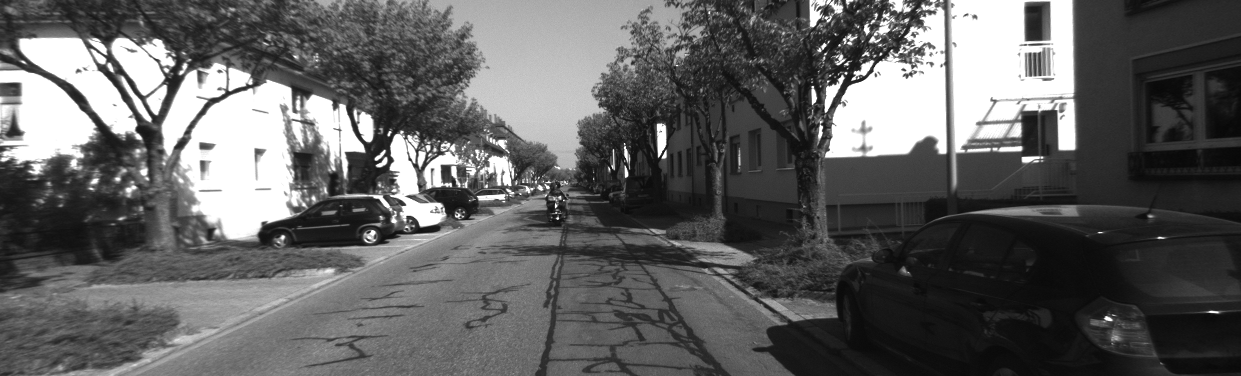
#> input picture Week 9 Visual odometry/Week 9 project/left/0000000005.png, 1241 x 376 px, given in place of 0000000000.png, which was not available
$ jupyter execute --allow-errors 'weekly project.ipynb'   (Python 2 division)   (text cells are left out)
#> lines starting #> are read from the running program, lines starting #| are printed output that depends on the picture; pictures that were not available may be replaced by others from this repository, and a replacement may not be noted
### Week 9 Visual odometry/Week 9 project/helpers.py
import numpy as np
import cv2 as cv2
from numpy.linalg import inv, pinv
import matplotlib.pyplot as plt
import time as t

def getK():
    return np.array([[7.188560e+02, 0.000000e+00, 6.071928e+02],
                     [0, 7.188560e+02, 1.852157e+02],
                     [0, 0, 1]])

def getTruePose():
    file = '00.txt'
    return np.genfromtxt(file, delimiter=' ', dtype=None)

def getLeftImage(i):
#> called with i = 0
    return cv2.imread('left/{0:010d}.png'.format(i), 0)
#> returned value is the input picture: shape (376, 1241); min 8, max 255, mean 96.5

def getRightImage(i):
#> called with i = 0
    return cv2.imread('right/{0:010d}.png'.format(i), 0)
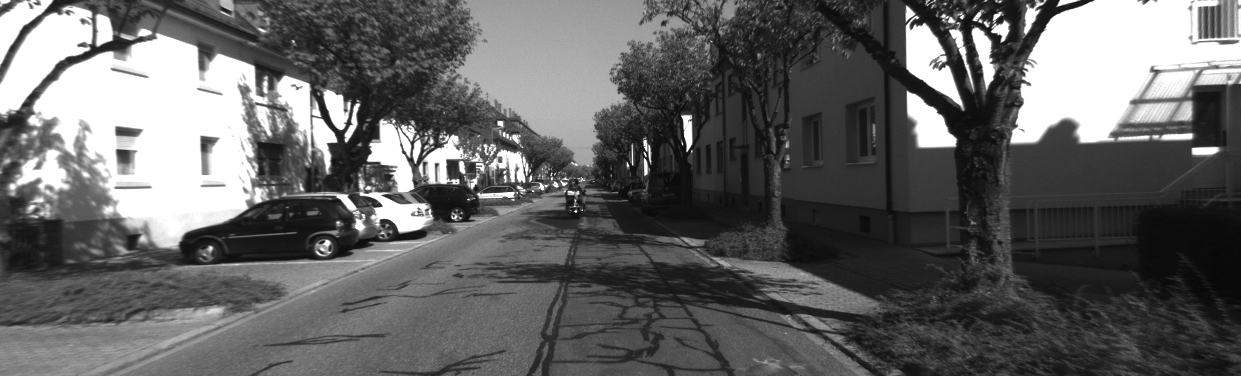
#> input picture Week 9 Visual odometry/Week 9 project/left/0000000011.png, 1241 x 376 px, given in place of 0000000000.png, which was not available
#> returned value is the input picture: shape (376, 1241); min 8, max 255, mean 99.3

# [15 lines left out: function removeDuplicate, not called in this run]

### Week 9 Visual odometry/Week 9 project/weekly project.ipynb
[cell 1]
import numpy as np
import cv2 as cv2
from numpy.linalg import inv, pinv
import matplotlib.pyplot as plt
import time as t
from helpers import *

[cell 2]
def extract_keypoints_SIFT(img1, img2, K, baseline, verbose=False):
    """
    use SIFT to detect keypoint features and match between images.
    Includes a Lowes ratio test to improve performance.

    params:
        - img1, img2: images to match.
        - K: projection matrices for images
        - baseline: base translation between cameras.

    returns:
        - initial landmark points.
        - corresponding 2D points in img1.
    """
#> called with K = array of shape (3, 3), baseline = 0.54, verbose = True
    # SURF IS DEAD! :(
    #surf = cv2.xfeatures2d.SURF_create()

    # 1 SIFT
    sift = cv2.SIFT_create()
    kp1, des1 = sift.detectAndCompute(img1, None)
#> kp1 = 3416 keypoints; strongest (x, y, size): (557, 218, 1.8), (556, 206, 1.9), (854, 79, 2.3), (824, 46, 3)
    kp2, des2 = sift.detectAndCompute(img2, None)
#> kp2 = 3050 keypoints; strongest (x, y, size): (1003, 30, 9.4), (931, 131, 25.4), (996, 16, 3.7), (1030, 15, 9.6)

    # 2 KNN match with two (best and second best)
    bf = cv2.BFMatcher()
    matches = bf.knnMatch(des1, des2, k=2)
#> matches = 3416 matches

    # 3 Ratio test!
    kp1_indexes = []
    kp2_indexes = []
    good_matches= []
    for m,n in matches:
        if m.distance < 0.70*n.distance:
            good_matches.append([m])
            kp1_indexes.append(m.queryIdx)
            kp2_indexes.append(m.trainIdx)
#> after the loop, good_matches = 302 matches; kp1_indexes = 302 values from 35 to 3350; kp2_indexes = 302 values, max 3044 at index 301, min 10 at index 2, mean 1497.6

    ## 4 extract the keypoints of the "good" matches
    kp1 = np.asarray(kp1)
    kp2 = np.asarray(kp2)
    match_points1 = [p.pt for p in kp1[kp1_indexes]]
#> match_points1 = 302 pairs, first value 21 to 1049.3, second value 11.23 to 349.4
    match_points2 = [p.pt for p in kp2[kp2_indexes]]
#> match_points2 = 302 pairs, first value 12.58 to 1232.4, second value 19.85 to 368.4

    p1 = np.array(match_points1).astype(np.float32)
#> p1 has the same summary as match_points1
    p2 = np.array(match_points2).astype(np.float32)
#> p2 has the same summary as match_points2

    ##############################
    ##### Do Triangulation #######
    ##############################
    #project the feature points to 3D with triangulation

    #projection matrix for Left and Right Image
    M_left = K.dot(np.hstack((np.eye(3), np.zeros((3, 1)))))
    M_rght = K.dot(np.hstack((np.eye(3), np.array([[-baseline, 0, 0]]).T)))
    P = cv2.triangulatePoints(M_left, M_rght, p1.T, p2.T)

    # Normalize homogeneous coordinates (P->Nx4  [N,4] is the normalizer/scale)
    P = P / P[3]
    land_points = P[:3]
    if verbose:
        print("no. matches", len(matches))
#| no. matches 3416
        print("Good matches:", len(good_matches))
#| Good matches: 302

        print("Landmark points", land_points.T.shape)
#| Landmark points (302, 3)
        print("Reference points", p1.shape)
#| Reference points (302, 2)
        verbose_img = cv2.drawMatchesKnn(img1, kp1, img2, kp2, good_matches[:50],None,flags=cv2.DrawMatchesFlags_NOT_DRAW_SINGLE_POINTS)
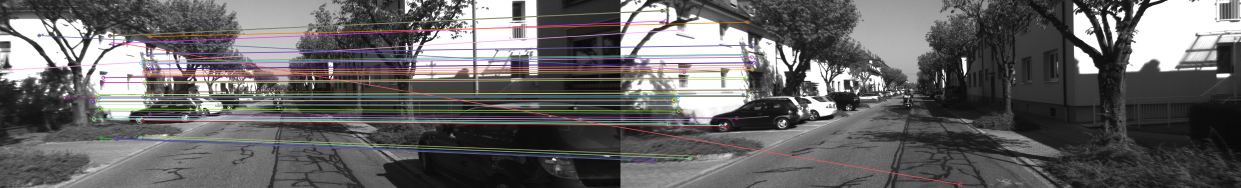
#> verbose_img: shape (376, 2482, 3) (shown at 1/2 size); mean of channels 0, 1, 2 100.3, 100.1, 101.7; drawn as B, G, R

        plt.figure(figsize=(15, 15));
        plt.title("50 first Reference points and matches")
        plt.imshow(verbose_img)
        plt.scatter(p1[:, 0], p1[:, 1], c="red", s=3)
        plt.show()
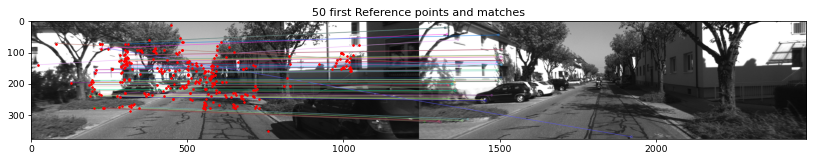
#> figure drawn by matplotlib, 1 panel

        fig, axs = plt.subplots(nrows=1, ncols=2, figsize=(15, 4))
        axs[0].set_title("2D points")
        axs[0].scatter(p1[:, 0], p1[:, 1], c="red", s=2)
        axs[0].scatter(p2[:, 0], p2[:, 1], c="blue", s=2)
        axs[0].invert_yaxis()

        axs[1].set_title("Landmark points")
        axs[1].scatter(land_points[0, :], land_points[1, :], s=2)
        axs[1].invert_yaxis()
        axs[1].set_xlim(-20,20)


    return land_points.T, p1

[cell 3]
left_img = getLeftImage(0)
right_img = getRightImage(0)
K = getK()
baseline = 0.54

landmark_3D, reference_2D = extract_keypoints_SIFT(left_img, right_img, K, baseline, verbose=True)
#> landmark_3D = 302 rows, first 8: [2.96, 0.431, -3.6], [2.16, 0.319, -2.92], [-2.23, 0.0446, 3.34], [-2.47, 0.105, 4.2], [-2.46, 0.334, 4.22], [-2.56, 0.041, 4.43], [-2.59, 0.0932, 4.49], [-2.55, 0.238, 4.43]; reference_2D has the same summary as match_points1 in extract_keypoints_SIFT
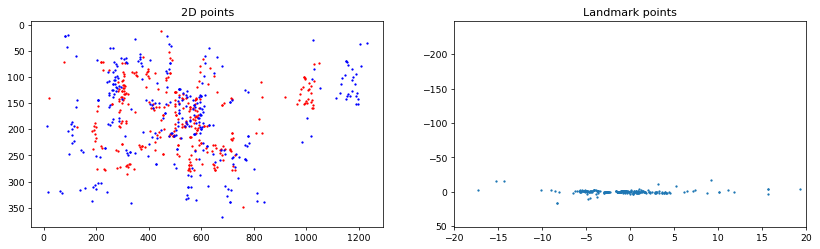
#> figure drawn by matplotlib, 2 panels

[cell 4]
def featureTracking(prev_img, next_img, prev_points, world_points):
    """
    Use OpenCVs sparse optical flow matching to find the prev_points from the prev_img in the next_img = next_points.
    All points that could not be matched will be removed from "prev-points" and "world-points".
    """
    params = dict(winSize=(21, 21), # Window size of LK
                 maxLevel=3,
                 criteria=(cv2.TERM_CRITERIA_EPS | cv2.TERM_CRITERIA_COUNT, 30, 0.01))

    # 1 Sparse optical flow: using LK (Lucas Kanada)
    next_points, status, _ = cv2.calcOpticalFlowPyrLK(prev_img, next_img, prev_points, None, **params)

    # 2 Remove points that was not detected by both images, from 2D and 3D!
    good_indexes = np.where(np.any(status==1, axis=1))[0]
    next_points = next_points[good_indexes, :]
    world_points = world_points[good_indexes, :]
    prev_points = prev_points[good_indexes, :]

    return world_points, prev_points, next_points

[cell 5]
def playImageSequence(left_img, right_img, K):

    baseline = 0.54 # translation between first two images!

    ##### ################################# #######
    ##### Get 3D points Using Triangulation #######
    ##### #########################################
    """
    Implement step 1.2 and 1.3
    Store the features in 'reference_2D' and the 3D points (landmarks) in 'landmark_3D'
    """
    landmark_3D, reference_2D = extract_keypoints_SIFT(left_img, right_img, K, baseline)
#> reference_2D has the same summary as match_points1 in extract_keypoints_SIFT

    # reference
    reference_img = left_img

    # Groundtruth for plot
    truePose = getTruePose()
    traj = np.zeros((600, 600, 3), dtype=np.uint8)
    maxError = 0

    # The original camerar projection matrix is in zero coords.
    old_transform = np.hstack((np.eye(3), np.zeros((3, 1))))
    M_old = K.dot(old_transform)


    for i in range(1, 1400):
        '''
        step (2.1) - capture a new image
        '''
        print('image: ', i)
        curImage = getLeftImage(i)
        #curImage_R = getRightImage(i) # In 2D-3D we only need one new frame

        ##### ############################################################# #######
        ##### Calculate 2D and 3D feature correspndances in t=T-1, and t=T  #######
        ##### #####################################################################
        """
        TODO Match old and new 2D points. Remove unmatchable points from 2D and 3D lists.
        """
        landmark_3D, reference_2D, tracked_2Dpoints = featureTracking(reference_img,
                                                                      curImage,
                                                                      reference_2D,
                                                                      landmark_3D)

        ##### ################################# #######
        ##### Calculate relative pose using PNP #######
        ##### #########################################
        """
        Implement step 2.3)
        TODO Use PNP RANSAC to estimate R, t based on new matches and new 2D points
        """
        _, rvec, tvec, _ = cv2.solvePnPRansac(landmark_3D, tracked_2Dpoints, K, distCoeffs=None)

        ##### ####################################################### #######
        ##### Get Pose and Tranformation Matrix in world coordionates #######
        ##### ###############################################################
        rot, _ = cv2.Rodrigues(rvec)
        tvec = -rot.T.dot(tvec)  # coordinate transformation, from camera to world. What is the XYZ of the camera wrt World

        inv_transform = np.hstack((rot.T, tvec))  # inverse transform. A tranform projecting points from the camera frame to the world frame
        """NB: Now, the inv_transforms holds a transformation from cam1-->cam2 in 'world coordinates'.'"""

        ##### ################################# #######
        ##### Get 3D points Using Triangulation #######
        ##### #########################################
        # re-obtain the 3D points
        """
        Implement step 2.4)
        """
        # Find completely new keypoints!
        # 1 SIFT
        sift = cv2.SIFT_create()
        kp1, des1 = sift.detectAndCompute(reference_img, None)
        kp2, des2 = sift.detectAndCompute(curImage, None)

        # 2 KNN match with two (best and second best)
        bf = cv2.BFMatcher()
        matches = bf.knnMatch(des1, des2, k=2)

        # 3 Ratio test!
        kp1_indexes = []
        kp2_indexes = []
        for m,n in matches:
            if m.distance < 0.70*n.distance:
                kp1_indexes.append(m.queryIdx)
                kp2_indexes.append(m.trainIdx)

        # 4 extract the keypoints of the "good" matches
        kp1 = np.asarray(kp1)
        kp2 = np.asarray(kp2)
        match_points1 = [p.pt for p in kp1[kp1_indexes]]
        match_points2 = [p.pt for p in kp2[kp2_indexes]]

        old_2D = np.array(match_points1).astype(np.float32)
        new_2D = np.array(match_points2).astype(np.float32)

        #################
        ###Triangulate###
        #################
        M_new = K.dot(np.hstack((rot, tvec))) # Projection matrix for new image
        P = cv2.triangulatePoints(M_old, M_new, old_2D.T, new_2D.T)

        # Update
        landmark_3D_new = -P[:3] / P[3]
        reference_2D_new = new_2D.copy()


        print(np.median(P))
        print(np.median(landmark_3D))
        print(np.median(landmark_3D_new))


        #################
        ###Triangulate###
        #################

        #Project the points from camera to world coordinates
        reference_2D = reference_2D_new.astype('float32')
        #landmark_3D_new = inv_transform@np.vstack((landmark_3D_new, np.ones((1, landmark_3D_new.shape[1]))))
        landmark_3D = landmark_3D_new.T.copy()

        ##### ####################### #######
        ##### Done, Next image please #######
        ##### ###############################
        reference_img = curImage.copy()
        M_old = M_new.copy()

        ##### ################################## #######
        ##### START OF Print and visualize stuff #######
        ##### ##########################################
        # draw images
        draw_x, draw_y = int(tvec[0]) + 300, 600-(int(tvec[2]) + 100);
        true_x, true_y = int(truePose[i][3]) + 300, 600-(int(truePose[i][11]) + 100)

        print("Our estimate", (draw_x, draw_y), type(draw_x), type(draw_y))
        print("True", (true_x, true_y), type(true_x), type(true_y))

        curError = np.sqrt(
            (tvec[0] - truePose[i][3]) ** 2 +
            (tvec[1] - truePose[i][7]) ** 2 +
            (tvec[2] - truePose[i][11]) ** 2)

        if (curError > maxError):
            maxError = curError

        #print(tvec[0],tvec[1],tvec[2], rvec[0], rvec[1], rvec[2])
        #print([truePose[i][3], truePose[i][7], truePose[i][11]])

        text = "Coordinates: x ={0:02f}m y = {1:02f}m z = {2:02f}m".format(float(tvec[0]), float(tvec[1]),
                                                                           float(tvec[2]));
        cv2.circle(traj, (draw_x, draw_y), 1, (255, 0, 0), 2);
        cv2.circle(traj, (true_x, true_y), 1, (0, 255, 0), 2);
        cv2.rectangle(traj, (10, 30), (550, 50), (0, 0, 0), cv2.FILLED);
        cv2.putText(traj, text, (10, 50), cv2.FONT_HERSHEY_PLAIN, 1, (255, 255, 255), 1, 8);

        h1, w1 = traj.shape[:2]
        h2, w2 = curImage.shape[:2]
        vis = np.zeros((max(h1, h2), w1 + w2, 3), np.uint8)
        vis[:h1, :w1, :3] = traj
        vis[:h2, w1:w1 + w2, :3] = np.dstack((np.dstack((curImage,curImage)),curImage))

        cv2.imshow("Trajectory", vis);
        k = cv2.waitKey(1) & 0xFF
        if k == 27: break


    cv2.waitKey(0)
    cv2.destroyAllWindows()
    print('Maximum Error: ', maxError)
    ##### ################################ #######
    ##### END OF Print and visualize stuff #######
    ##### ########################################

#> (the rest of this cell did not finish here and is left out)
